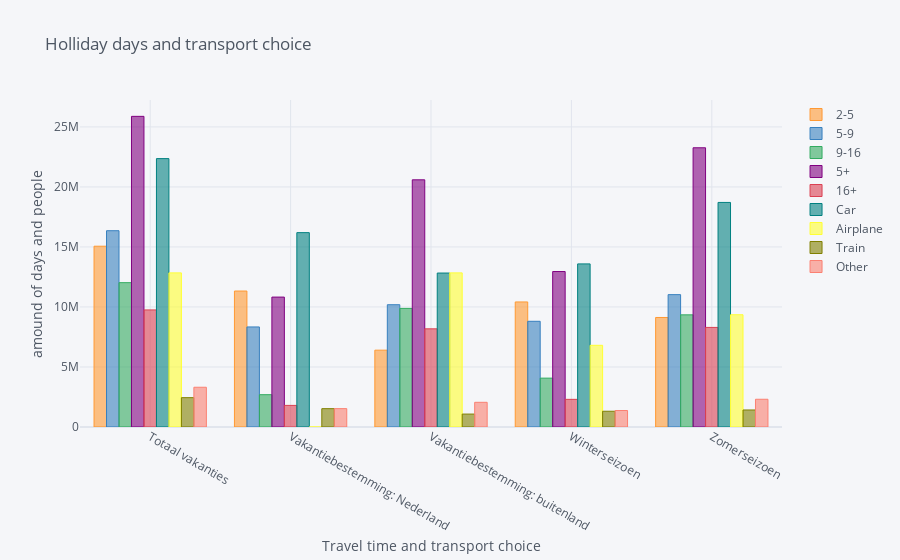

Notebook code for this chart:
### Code cell
MENSEN_VAKANTIEDUUR.iplot(kind='bar', 
           x='Bestemming en seizoen', 
           xTitle='Travel time and transport choice', 
           yTitle='amound of days and people', 
           title='Holliday days and transport choice')

### Figure 1 — Plotly figure (JSON) as saved in the notebook; plotly's stock layout.template omitted (floating-point values rounded to 4 significant figures)
{"data": [{"marker": {"color": "rgba(255, 153, 51, 0.6)", "line": {"color": "rgba(255, 153, 51, 1.0)", "width": 1}}, "name": "2-5", "orientation": "v", "text": "", "type": "bar", "x": ["Totaal vakanties", "Vakantiebestemming: Nederland", "Vakantiebestemming: buitenland", "Winterseizoen", "Zomerseizoen"], "y": [15063000, 11330000, 6402000, 10419000, 9125000]}, {"marker": {"color": "rgba(55, 128, 191, 0.6)", "line": {"color": "rgba(55, 128, 191, 1.0)", "width": 1}}, "name": "5-9", "orientation": "v", "text": "", "type": "bar", "x": ["Totaal vakanties", "Vakantiebestemming: Nederland", "Vakantiebestemming: buitenland", "Winterseizoen", "Zomerseizoen"], "y": [16355000, 8336000, 10188000, 8808000, 11028000]}, {"marker": {"color": "rgba(50, 171, 96, 0.6)", "line": {"color": "rgba(50, 171, 96, 1.0)", "width": 1}}, "name": "9-16", "orientation": "v", "text": "", "type": "bar", "x": ["Totaal vakanties", "Vakantiebestemming: Nederland", "Vakantiebestemming: buitenland", "Winterseizoen", "Zomerseizoen"], "y": [12026000, 2692000, 9882000, 4072000, 9344000]}, {"marker": {"color": "rgba(128, 0, 128, 0.6)", "line": {"color": "rgba(128, 0, 128, 1.0)", "width": 1}}, "name": "5+", "orientation": "v", "text": "", "type": "bar", "x": ["Totaal vakanties", "Vakantiebestemming: Nederland", "Vakantiebestemming: buitenland", "Winterseizoen", "Zomerseizoen"], "y": [25883000, 10824000, 20595000, 12953000, 23265000]}, {"marker": {"color": "rgba(219, 64, 82, 0.6)", "line": {"color": "rgba(219, 64, 82, 1.0)", "width": 1}}, "name": "16+", "orientation": "v", "text": "", "type": "bar", "x": ["Totaal vakanties", "Vakantiebestemming: Nederland", "Vakantiebestemming: buitenland", "Winterseizoen", "Zomerseizoen"], "y": [9756000, 1800000, 8179000, 2304000, 8298000]}, {"marker": {"color": "rgba(0, 128, 128, 0.6)", "line": {"color": "rgba(0, 128, 128, 1.0)", "width": 1}}, "name": "Car", "orientation": "v", "text": "", "type": "bar", "x": ["Totaal vakanties", "Vakantiebestemming: Nederland", "Vakantiebestemming: buitenland", "Winterseizoen", "Zomerseizoen"], "y": [22362000, 16194000, 12828000, 13589000, 18711000]}, {"marker": {"color": "rgba(255, 255, 51, 0.6)", "line": {"color": "rgba(255, 255, 51, 1.0)", "width": 1}}, "name": "Airplane", "orientation": "v", "text": "", "type": "bar", "x": ["Totaal vakanties", "Vakantiebestemming: Nederland", "Vakantiebestemming: buitenland", "Winterseizoen", "Zomerseizoen"], "y": [12841000, 0, 12841000, 6807000, 9353000]}, {"marker": {"color": "rgba(128, 128, 0, 0.6)", "line": {"color": "rgba(128, 128, 0, 1.0)", "width": 1}}, "name": "Train", "orientation": "v", "text": "", "type": "bar", "x": ["Totaal vakanties", "Vakantiebestemming: Nederland", "Vakantiebestemming: buitenland", "Winterseizoen", "Zomerseizoen"], "y": [2444000, 1528000, 1077000, 1313000, 1419000]}, {"marker": {"color": "rgba(251, 128, 114, 0.6)", "line": {"color": "rgba(251, 128, 114, 1.0)", "width": 1}}, "name": "Other", "orientation": "v", "text": "", "type": "bar", "x": ["Totaal vakanties", "Vakantiebestemming: Nederland", "Vakantiebestemming: buitenland", "Winterseizoen", "Zomerseizoen"], "y": [3313000, 1530000, 2057000, 1374000, 2311000]}], "layout": {"legend": {"bgcolor": "#F5F6F9", "font": {"color": "#4D5663"}}, "paper_bgcolor": "#F5F6F9", "plot_bgcolor": "#F5F6F9", "title": {"font": {"color": "#4D5663"}, "text": "Holliday days and transport choice"}, "xaxis": {"gridcolor": "#E1E5ED", "showgrid": true, "tickfont": {"color": "#4D5663"}, "title": {"font": {"color": "#4D5663"}, "text": "Travel time and transport choice"}, "zerolinecolor": "#E1E5ED"}, "yaxis": {"gridcolor": "#E1E5ED", "showgrid": true, "tickfont": {"color": "#4D5663"}, "title": {"font": {"color": "#4D5663"}, "text": "amound of days and people"}, "zerolinecolor": "#E1E5ED"}}}
